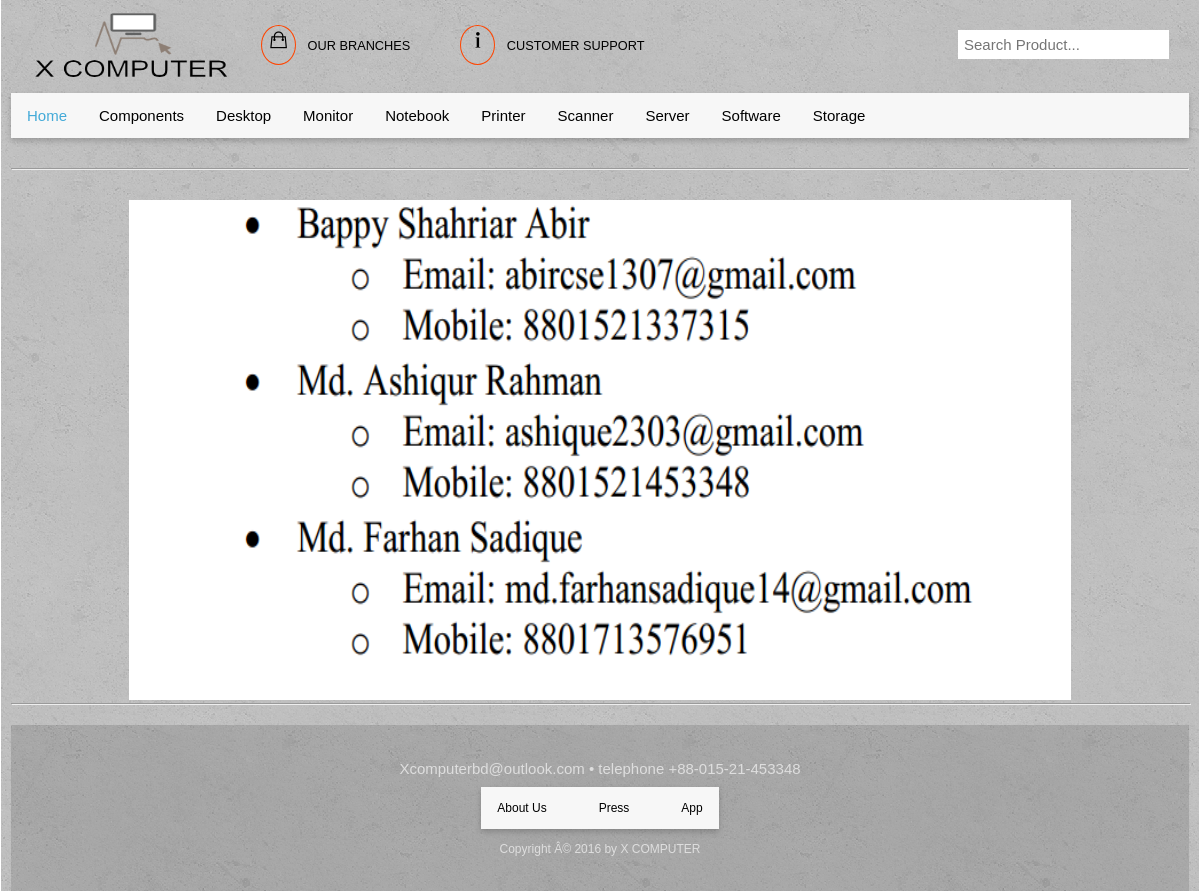
/support.php, run on the app's committed database.
### tables this page shows
CREATE TABLE `links` (
  `id` int(11) NOT NULL DEFAULT '1',
  `title` varchar(50) DEFAULT NULL,
  `press` varchar(255) DEFAULT NULL,
  `app` varchar(255) DEFAULT NULL,
  `copyrightInfo` varchar(100) DEFAULT NULL,
  `aboutUs` varchar(1000) DEFAULT NULL,
  `email` varchar(50) DEFAULT NULL,
  `telephone` varchar(50) DEFAULT NULL,
  `logo` varchar(255) DEFAULT NULL,
  `support` varchar(255) DEFAULT NULL
);

CREATE TABLE `category` (
  `category_id` int(2) NOT NULL,
  `category_name` varchar(30) NOT NULL
);

### classes/readCategory.php (called while the page is built, shortened)
<?php
     $filepath = realpath(dirname(__FILE__));
    require_once ($filepath.'/../library/database.php');
?>
<?php
    class readCategory{
        private $db;
        public function __construct(){
            $this->db = new database();
        }
        public function readCat(){
            $query = "select * from category order by category_name";
            $result = $this->db->readAllData($query);
            return $result;
        }
    }
?>

### library/database.php (called while the page is built, shortened)
<?php
$filepath = realpath(dirname(__FILE__));
require ($filepath."/../config/config.php");
class database{
	public function readAllData($query){
		global $pdo;
		$query=$pdo->prepare($query);
		$query->execute();
        if($query->rowCount()>0){
            return $query->fetchAll(PDO::FETCH_ASSOC );
        }
        else{
            return false;
        }
	}
	public function select($query, $arr)
	{
		global $pdo;
		$query=$pdo->prepare($query);
		$query->execute($arr);
		if($query->rowCount()>0){
            return $query->fetchAll(PDO::FETCH_ASSOC );
        }
        else{
            return false;
        }
	}
}
?>

### classes/others.php (called while the page is built, shortened)
<?php
    $filepath = realpath(dirname(__FILE__));
    require_once ($filepath.'/../library/database.php');
?>
<?php
    class others{
        private $db;
        public function __construct(){
            $this->db = new database();
        }
        public function getOptions(){
            $query = "SELECT * FROM links WHERE id=?";
            $arr = array(1);
            $result = $this->db->select($query,$arr);
            return $result;
        }
        public function getLogo(){
            $query = "SELECT logo,support FROM links WHERE id=?";
            $arr = array(1);
            $result = $this->db->select($query,$arr);
            return $result;
        }
    }
?>

### support.php (the view)
<?php include 'include/header.php'; ?>
<?php
$br = new others();
$b = $br->getLogo();
?>
  <hr class="straight">
  <center>
 <?php if($b){ ?>
            <img class="supportImg" src="admin/<?php echo $b[0]['support'] ?>" alt="">
            <?php }else{ ?>
            <h3>No support found.</h3>
            <?php } ?>
        </center>
        <hr width="100%">
<?php include 'include/footer.php'; ?>

### include/header.php (shortened to what this page needs)
<?php
	$option = new others();
	$result = $option->getOptions();
	$cat = new readCategory();
	$category = $cat->readCat();
?>
<!DOCTYPE html>
<html lang="en">
    <head>
        <link rel="stylesheet" type="text/css" href="vendors/css/normalize.css">
        <link rel="stylesheet" type="text/css" href="vendors/css/grid.css">
        <link rel="stylesheet" type="text/css" href="vendors/css/ionicons.min.css">
        <link rel="stylesheet" type="text/css" href="resources/css/style.css">
        <link rel="stylesheet" type="text/css" href="resources/css/queries.css">
        <link rel="stylesheet" type="text/css" href="vendors/css/modalImage.css">
    </head>
    <body>
        <header>
            <div class="logo">
               <img src="admin/<?php if($result[0]['logo']){echo $result[0]['logo'];} ?>" alt="logo" class="main-logo">
           </div>
           <div class="branch-link">
               <div class="icon">
               <i class="ion-bag"></i>
               <a class="link" href="branches.php">OUR BRANCHES</a>
          </div>
          </div>
              <div class="support">
                    <div class="icon">
                     <i class="ion-information"></i>
                      <a class="link" href="support.php">CUSTOMER SUPPORT</a>
                 </div>
             </div>
                <div class="searchbox">
                <form style="float: right;" action="searchResult.php" method="post">
                    <input type="text" class="search" name="search" placeholder="Search Product..." /><br />
                </form>
                </div>
            <ul>
              <li><a class="homeButton" href="index.php">Home</a></li>
              <?php if($category){foreach ($category as $catName) { $subCat = $cat->readSubCatByCategory($catName['category_id']); ?>
               <li class="dropdown">
                <a href="products.php?category_id=<?php echo $catName['category_id']; ?>&category_name=<?php echo $catName['category_name']; ?>&sort=default" class="dropbtn"><?php echo $catName['category_name']; ?></a>
               </li>
               <?php }} ?>
            </ul>
        </header>

### include/footer.php (shortened to what this page needs)
    <?php
	$option = new others();
	$result = $option->getOptions();
?>
        <footer>
            <p style="font-size: 15px;"><?php if($result[0]['email']){echo $result[0]['email'];} ?> • telephone <?php if($result[0]['telephone']){echo $result[0]['telephone'];} ?></p>
            <center>
                    <ul class="footer-nav">
                        <li><a href="about.php">About Us</a></li>
                        <li><a href="<?php if($result[0]['press']){ echo $result[0]['press'];} ?>" target="_blank">Press</a></li>
                        <li><a href="<?php if($result[0]['app']){ echo $result[0]['app'];} ?>" target="_blank">App</a></li>
                    </ul>
            </center>
            <div class="row">
                <p style="font-size: 12px;">
                    <?php if($result[0]['copyrightInfo']){echo $result[0]['copyrightInfo'];} ?>
                </p>
            </div>
        </footer>
    </body>
</html>

### resources/css/style.css (style rules this page uses)
* { margin: 0; padding: 0; box-sizing: border-box; }
html { background-color: white; color: #6f6868; font-family: "Source Sans Pro", sans-serif; font-weight: 300; font-size: 15px; text-rendering: optimizeLegibility; }
body { margin: auto 1px; padding-left: 10px; padding-right: 10px; background-color: #e2e2e2; background-image: linear-gradient(rgba(0, 0, 0, 0.2), rgba(0, 0, 0, 0.2)), url(img/2.png); background-attachment: fixed; }
header { background-color: white; background-image: linear-gradient(rgba(0, 0, 0, 0.2), rgba(0, 0, 0, 0.2)), url(img/2.png); background-attachment: fixed; }
.main-logo { height: 70px; width: 200px; margin-left: 10px; margin-right: 10px; }
.icon { margin-top: 10px; }
.icon i { display: inline-block; vertical-align:middle; color: black; border: 1px solid orangered; border-radius: 50%; height: 40px; width: 35px; text-align: center; padding: 4px; font-size: 150%; margin-bottom: 5px; margin-top: 5px; }
.link:link, .link:visited { text-decoration: none; vertical-align:middle; text-align: right; padding: 10px 30px; font-weight: 400; text-decoration: none; color: black; padding-left: 8px; transition: color .3s; }
input { margin-top: 30px; padding-left: 0; }
.searchbox { margin-right: 20px; }
.logo, .branch-link, .support { display: inline-block; float: left; margin: 10px 10px; font-size: 85%; }
.searchbox { float: right; }
.search { padding: 5px; border: 1px solid transparent; }
ul { list-style-type: none; margin: 0; padding: 0; overflow: hidden; background-color: #F7F7F7; box-shadow: 0 3px 6px 0 rgba(0,0,0,0.2); overflow: auto; }
li { float: left; }
li a, .dropbtn, .product-boxes a { font-weight: 300; display: inline-block; background-color: #F7F7F7; color: black; text-align: center; padding: 14px 16px; border-bottom: none; text-decoration: none; transition: background-color .3s, color .3s; }
li.dropdown { display: inline-block; }
.homeButton { color: #43AAD8; font-weight: 500; }
.supportImg { height: 500px; width: 80%; }
footer { background-color: #F7F7F7; padding: 25px; font-size: 80%; margin-top: 20px; background-image: linear-gradient(rgba(0, 0, 0, 0.3), rgba(0, 0, 0, 0.3)), url(img/2.png); }
.footer-nav { list-style: none; display: inline-block; }
.footer-nav li { display: inline-block; margin-right: 20px; }
.footer-nav li:last-child { margin-right: 0; }
footer p { text-align: center; font-size: 95%; color: #dedede; margin: 10px auto; }
.straight { margin: 30px auto; }

### data on the page
links: logo (picture), support (picture), email "Xcomputerbd@outlook.com", telephone "+88-015-21-453348", copyrightInfo "Copyright Â© 2016 by X COMPUTER"
category: category_name "Components"
category: category_name "Desktop"
category: category_name "Monitor"
category: category_name "Notebook"
category: category_name "Printer"
category: category_name "Scanner"
category: category_name "Server"
category: category_name "Software"
category: category_name "Storage"
